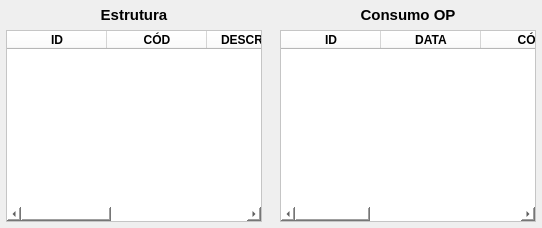
            <widget class="QWidget" name="widget_10" native="true">
             <property name="styleSheet">
              <string notr="true"/>
             </property>
             <layout class="QHBoxLayout" name="horizontalLayout_2">
              <property name="leftMargin">
               <number>0</number>
              </property>
              <property name="topMargin">
               <number>0</number>
              </property>
              <property name="rightMargin">
               <number>0</number>
              </property>
              <property name="bottomMargin">
               <number>0</number>
              </property>
              <item>
               <widget class="QWidget" name="widget_Cor7" native="true">
                <property name="styleSheet">
                 <string notr="true"/>
                </property>
                <layout class="QVBoxLayout" name="verticalLayout_6">
                 <property name="spacing">
                  <number>6</number>
                 </property>
                 <property name="leftMargin">
                  <number>6</number>
                 </property>
                 <property name="topMargin">
                  <number>6</number>
                 </property>
                 <property name="rightMargin">
                  <number>6</number>
                 </property>
                 <property name="bottomMargin">
                  <number>6</number>
                 </property>
                 <item>
                  <widget class="QLabel" name="label_7">
                   <property name="font">
                    <font>
                     <pointsize>11</pointsize>
                     <weight>75</weight>
                     <bold>true</bold>
                    </font>
                   </property>
                   <property name="text">
                    <string>Estrutura</string>
                   </property>
                   <property name="alignment">
                    <set>Qt::AlignCenter</set>
                   </property>
                  </widget>
                 </item>
                 <item>
                  <widget class="QTableWidget" name="table_Estrutura">
                   <property name="styleSheet">
                    <string notr="true">background-color: rgb(255, 255, 255);</string>
                   </property>
                   <column>
                    <property name="text">
                     <string>ID</string>
                    </property>
                    <property name="font">
                     <font>
                      <weight>75</weight>
                      <bold>true</bold>
                     </font>
                    </property>
                   </column>
                   <column>
                    <property name="text">
                     <string>CÓD</string>
                    </property>
                    <property name="font">
                     <font>
                      <weight>75</weight>
                      <bold>true</bold>
                     </font>
                    </property>
                    <property name="textAlignment">
                     <set>AlignCenter</set>
                    </property>
                   </column>
                   <column>
                    <property name="text">
                     <string>DESCRIÇÃO</string>
                    </property>
                    <property name="font">
                     <font>
                      <weight>75</weight>
                      <bold>true</bold>
                     </font>
                    </property>
                    <property name="textAlignment">
                     <set>AlignCenter</set>
                    </property>
                   </column>
                   <column>
                    <property name="text">
                     <string>UM</string>
                    </property>
                    <property name="font">
                     <font>
                      <weight>75</weight>
                      <bold>true</bold>
                     </font>
                    </property>
                    <property name="textAlignment">
                     <set>AlignCenter</set>
                    </property>
                   </column>
                   <column>
                    <property name="text">
                     <string>QTDE</string>
                    </property>
                    <property name="font">
                     <font>
                      <weight>75</weight>
                      <bold>true</bold>
                     </font>
                    </property>
                    <property name="textAlignment">
                     <set>AlignCenter</set>
                    </property>
                   </column>
                  </widget>
                 </item>
                </layout>
               </widget>
              </item>
              <item>
               <widget class="QWidget" name="widget_Cor8" native="true">
                <property name="styleSheet">
                 <string notr="true"/>
                </property>
                <layout class="QVBoxLayout" name="verticalLayout_12">
                 <property name="spacing">
                  <number>6</number>
                 </property>
                 <property name="leftMargin">
                  <number>6</number>
                 </property>
                 <property name="topMargin">
                  <number>6</number>
                 </property>
                 <property name="rightMargin">
                  <number>6</number>
                 </property>
                 <property name="bottomMargin">
                  <number>6</number>
                 </property>
                 <item>
                  <widget class="QLabel" name="label_15">
                   <property name="font">
                    <font>
                     <pointsize>11</pointsize>
                     <weight>75</weight>
                     <bold>true</bold>
                    </font>
                   </property>
                   <property name="text">
                    <string>Consumo OP</string>
                   </property>
                   <property name="alignment">
                    <set>Qt::AlignCenter</set>
                   </property>
                  </widget>
                 </item>
                 <item>
                  <widget class="QTableWidget" name="table_Consumo">
                   <property name="styleSheet">
                    <string notr="true">background-color: rgb(255, 255, 255);</string>
                   </property>
                   <column>
                    <property name="text">
                     <string>ID</string>
                    </property>
                    <property name="font">
                     <font>
                      <weight>75</weight>
                      <bold>true</bold>
                     </font>
                    </property>
                   </column>
                   <column>
                    <property name="text">
                     <string>DATA</string>
                    </property>
                    <property name="font">
                     <font>
                      <weight>75</weight>
                      <bold>true</bold>
                     </font>
                    </property>
                   </column>
                   <column>
                    <property name="text">
                     <string>CÓD</string>
                    </property>
                    <property name="font">
                     <font>
                      <weight>75</weight>
                      <bold>true</bold>
                     </font>
                    </property>
                   </column>
                   <column>
                    <property name="text">
                     <string>DESCRIÇÃO</string>
                    </property>
                    <property name="font">
                     <font>
                      <weight>75</weight>
                      <bold>true</bold>
                     </font>
                    </property>
                   </column>
                   <column>
                    <property name="text">
                     <string>UM</string>
                    </property>
                    <property name="font">
                     <font>
                      <weight>75</weight>
                      <bold>true</bold>
                     </font>
                    </property>
                   </column>
                   <column>
                    <property name="text">
                     <string>QTDE</string>
                    </property>
                    <property name="font">
                     <font>
                      <weight>75</weight>
                      <bold>true</bold>
                     </font>
                    </property>
                   </column>
                  </widget>
                 </item>
                </layout>
               </widget>
              </item>
             </layout>
            </widget>
